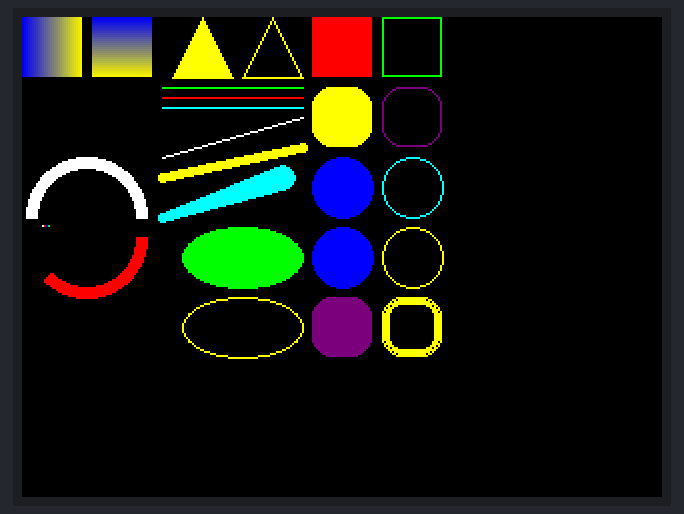
This sketch was run on a simulated ESP32. Shown: 320×240 colour display.

Above: at 0.3 s.

The sketch:

Test_painting.ino
```cpp
#include <TFT_eSPI.h>

TFT_eSPI tft = TFT_eSPI();

void setup() {
  tft.init();                 // Инициализация объекта дисплея
  tft.setRotation(1);         // Горизонтальная ориентация экрана
  tft.fillScreen(TFT_BLACK);  // Цвет фона экрана

  // Квадрат или прямоугольник залитый красным цетом (вправо X, вниз Y, ширина, высота, цвет)
  tft.fillRect(145, 0, 30, 30, TFT_RED);

  // Контур квадрата или прямоугольника зеленого цвета (вправо X, вниз Y, ширина, высота, цвет)
  tft.drawRect(180, 0, 30, 30, TFT_GREEN);

  // Квадрат или прямоугольник с закругленными углами и залитый желтым цетом (вправо X, вниз Y, ширина, высота, радиус скругления, цвет)
  tft.fillRoundRect(145, 35, 30, 30, 10, TFT_YELLOW);

  // Контур квадрата или прямоугольника с закругленными углами и залитый фиолетовым цетом (вправо X, вниз Y, ширина, высота, радиус скругления, цвет)
  tft.drawRoundRect(180, 35, 30, 30, 10, TFT_PURPLE);

  // Сглаженный квадрат или прямоугольник с закругленными углами и залитый фиолетовым цетом (вправо X, вниз Y, ширина, высота, радиус скругления, цвет, цвет фона)
  tft.fillSmoothRoundRect(145, 140, 30, 30, 10, TFT_PURPLE, TFT_BLACK);

  // Сглаженный контур квадрата или прямоугольника с закругленными углами желтого цвета (вправо X, вниз Y, внешний радиус скругления, внутренний радиус скругления, ширина, высота, цвет контура, цвет фона)
  tft.drawSmoothRoundRect(180, 140, 10, 7, 30, 30, TFT_YELLOW, TFT_BLACK);  // внешний радиус - внутренний радиус + 1 = толщина линии
  // 10 - 4 + 1 = 7
  // внешний радиус - толщина арки + 1 = внутренний радиус

  // Круг залитый синим цветом (центр вправо X, центр вниз Y, радиус, цвет)
  tft.fillCircle(160, 85, 15, TFT_BLUE);

  // Контур круга синего цвета (центр вправо X, центр вниз Y, радиус, цвет)
  tft.drawCircle(195, 85, 15, TFT_CYAN);

  // Сглаженный контур круга желтого цвета (центр вправо X, центр вниз Y, радиус, цвет контура, цвет фона)
  tft.drawSmoothCircle(195, 120, 15, TFT_YELLOW, TFT_BLACK);

  // Сглаженный круг залитый синим цветом (центр вправо X, центр вниз Y, радиус, цвет контура, цвет фона)
  tft.fillSmoothCircle(160, 120, 15, TFT_BLUE, TFT_BLACK);

  // Квадрат залитый градиентом горизонтально (вправо X, вниз Y, ширина, высота, цвет слева, цвет справа)
  tft.fillRectHGradient(0, 0, 30, 30, TFT_BLUE, TFT_YELLOW);

  // Квадрат залитый градиентом вертикально (вправо X, вниз Y, ширина, высота, цвет сверху, цвет снизу)
  tft.fillRectVGradient(35, 0, 30, 30, TFT_BLUE, TFT_YELLOW);

  // Контур эллипса(Овала) желтого цвета (центр вправо X, центр вниз Y, радиус ширины, радиус высоты, цвет)
  tft.drawEllipse(110, 155, 30, 15, TFT_YELLOW);

  // Закрышенный эллипс(Овал) зеленого цвета (центр вправо X, центр вниз Y, радиус ширины, радиус высоты, цвет)
  tft.fillEllipse(110, 120, 30, 15, TFT_GREEN);

  // Линии разных цветов (начало вправо X, начало вниз Y, конец вправо X, конец вниз Y, цвет)
  tft.drawLine(70, 35, 140, 35, TFT_GREEN);
  tft.drawLine(70, 40, 140, 40, TFT_RED);
  tft.drawLine(70, 45, 140, 45, TFT_CYAN);
  tft.drawLine(70, 70, 140, 50, TFT_WHITE);

  // Сглаженная линия (начало вправо X, начало вниз Y, конец вправо X, конец вниз Y, толщина, цвет, цвет фона)
  tft.drawWideLine(70, 80, 140, 65, 4, TFT_YELLOW, TFT_BLACK);

  // Сглаженная линия с разной толщиной концов (начало вправо X, начало вниз Y, конец вправо X, конец вниз Y, толщина начала, толщина конца, цвет, цвет фона)
  tft.drawWedgeLine(70, 100, 130, 80, 2, 6, TFT_CYAN, TFT_BLACK);

  // Контур треугольника желтого цвета (Левый угол вправо X, левый угол вниз Y, верхний угол вправо X, верхний угол вниз Y, правый угол вправо X, правый угол вниз Y, цвет)
  tft.drawTriangle(110, 30, 125, 0, 140, 30, TFT_YELLOW);

  // треугольник желтого цвета (Левый угол вправо X, левый угол вниз Y, верхний угол вправо X, верхний угол вниз Y, правый угол вправо X, правый угол вниз Y, цвет)
  tft.fillTriangle(75, 30, 90, 0, 105, 30, TFT_YELLOW);

  // Сглаженная арка белого цвета с ровными концами(вправо X, вниз Y, внешний радиус скругления, внутренний радиус скругления, начальный угол, конечный угол, цвет арки, цвет фона, сглаживание вкл)
  tft.drawArc(32, 100, 30, 25, 90, 270, TFT_WHITE, TFT_BLACK, true); // внешний радиус - внутренний радиус + 1 = толщина арки

  // Сглаженная арка красного цвета с закругленными концами (вправо X, вниз Y, внешний радиус скругления, внутренний радиус скругления, начальный угол, конечный угол, цвет арки, цвет фона, скругленные края вкл)
  tft.drawSmoothArc(32, 110, 30, 25, 270, 45, TFT_RED, TFT_BLACK, true); // внешний радиус - внутренний радиус + 1 = толщина арки
  // 0 это 6 часов, 90 это 9 часов, 180 это 12 часов, 270 это 3 часа, 360 это 6 часов
  // 30 - 4 + 1 = 27
  // внешний радиус - толщина арки + 1 = внутренний радиус
  // толщина арки / 2 = радиус скругления концов

  // Пиксели разных цветов (вправо X, вниз Y, цвет)
  tft.drawPixel(10, 104, TFT_WHITE);
  tft.drawPixel(11, 104, TFT_RED);
  tft.drawPixel(12, 104, TFT_BLUE);
  tft.drawPixel(13, 104, TFT_GREEN);
}

void loop() {
}
```
